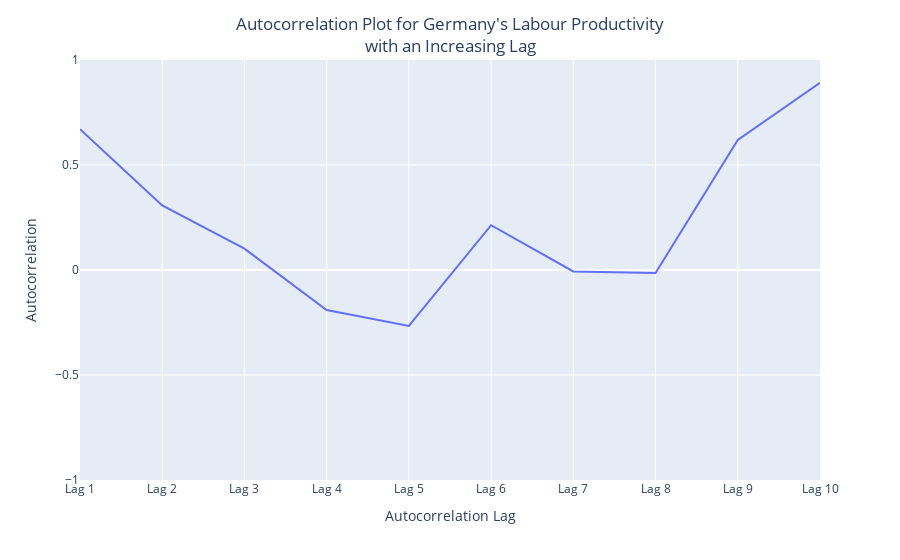

Notebook code cell kept with this figure:
### Code cell
# autocorrelation plot
fig = px.line(lagged_data.iloc[6],
              labels={
                     "value": "Autocorrelation",
                     "index": "Autocorrelation Lag"
                    })
fig.update_layout(title_text=f'Autocorrelation Plot for {autocorr_plot_country_name}\'s {autocorr_plot_dataset}<br>with an Increasing Lag',
                  title_x=0.5,
                  showlegend=False)
fig.update_yaxes(range=[-1, 1])

fig.show()

### Figure 1 — Plotly figure (JSON) as saved in the notebook; plotly's stock layout.template omitted (floating-point values rounded to 4 significant figures)
{"data": [{"hovertemplate": "variable=6<br>Autocorrelation Lag=%{x}<br>Autocorrelation=%{y}<extra></extra>", "legendgroup": "6", "line": {"color": "#636efa", "dash": "solid"}, "mode": "lines", "name": "6", "orientation": "v", "showlegend": true, "type": "scatter", "x": ["Lag 1", "Lag 2", "Lag 3", "Lag 4", "Lag 5", "Lag 6", "Lag 7", "Lag 8", "Lag 9", "Lag 10"], "xaxis": "x", "y": [0.6703, 0.3077, 0.1014, -0.1903, -0.2661, 0.2133, -0.006748, -0.01448, 0.6195, 0.8911], "yaxis": "y"}], "layout": {"legend": {"title": {"text": "variable"}, "tracegroupgap": 0}, "margin": {"t": 60}, "showlegend": false, "title": {"text": "Autocorrelation Plot for Germany's Labour Productivity<br>with an Increasing Lag", "x": 0.5}, "xaxis": {"anchor": "y", "domain": [0, 1], "title": {"text": "Autocorrelation Lag"}}, "yaxis": {"anchor": "x", "domain": [0, 1], "range": [-1, 1], "title": {"text": "Autocorrelation"}}}}
